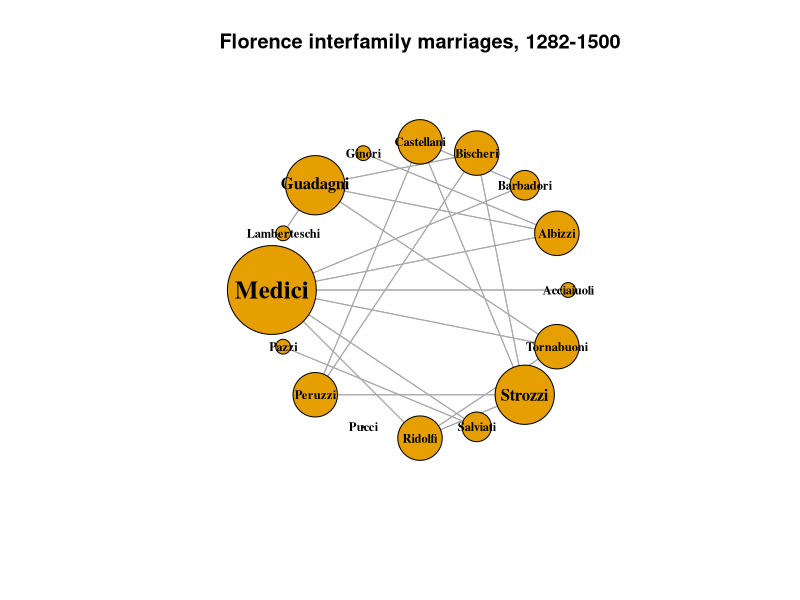
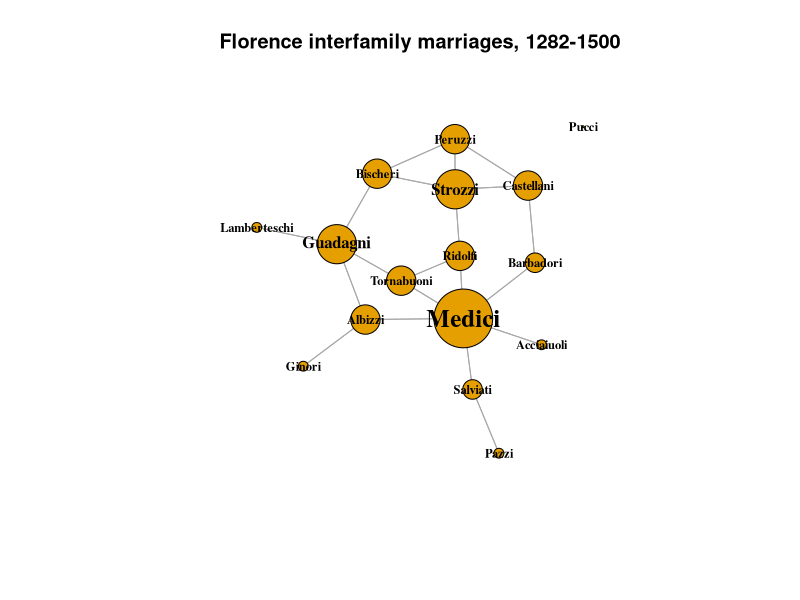

Generate these figures, in order, with R:
## ---- chunk 1
knitr::opts_chunk$set(
	echo = FALSE,
	message = FALSE,
	warning = FALSE
)
library(network)
library(igraph)
library(tidyverse)

data(flo)
ntwk.ig <- graph_from_adjacency_matrix(flo)

ntwk.vcount <- vcount(ntwk.ig)
ntwk.ecount <- ecount(ntwk.ig)
ntwk.is_bipartite <- is_bipartite(ntwk.ig)
ntwk.is_directed <- is_directed(ntwk.ig)
ntwk.is_weighted <- is_weighted(ntwk.ig)
ntwk.vertex_attr_names <- vertex_attr_names(ntwk.ig)
ntwk.edge_attr_names <- edge_attr_names(ntwk.ig)
ntwk.names <- V(ntwk.ig)$name
ntwk.dyad_census <- igraph::dyad.census(ntwk.ig)
ntwk.triad_census <- igraph::triad_census(ntwk.ig)
ntwk.global_clustering_coef <- transitivity(ntwk.ig, type = "global")
ntwk.local_avg_clustering_coef <- transitivity(ntwk.ig, type = "average")
ntwk.avg_path_length <- average.path.length(ntwk.ig, directed = T)
ntwk.component_names <- names(igraph::components(ntwk.ig))
ntwk.components_no <- igraph::components(ntwk.ig)$no
ntwk.components_csize <- igraph::components(ntwk.ig)$csize

# distances(ntwk.ig,"Acciaiuoli","Strozzi", weights=NA)

ntwk.graph_density <- graph.density(ntwk.ig)
ntwk.graph_density_noloops <- graph.density(ntwk.ig, loops = TRUE)

ntwk.avg_degree <- igraph::degree(ntwk.ig)

# Get the degree info and make the data frame

ntwk.nodes <- data.frame(
  name = V(ntwk.ig)$name, 
  degree = igraph::degree(ntwk.ig),
  indegrees = igraph::degree(ntwk.ig, mode = "in", loops = FALSE),
  outdegrees = igraph::degree(ntwk.ig, mode = "out", loops = FALSE)
  )
# ntwk.nodes[ntwk.nodes$name %in% c("Medici", "Strozzi"),]

# Get degree centralization

ntwk.indegree_centralization <- centr_degree(ntwk.ig, loops = FALSE, mode = "in")$centralization
ntwk.outdegree_centralization <- centr_degree(ntwk.ig, loops = FALSE, mode = "out")$centralization
ntwk.total_centralization <- centr_degree(ntwk.ig, loops = FALSE, mode = "total")$centralization
## ---- chunk 2
ntwk.nodes[,c("degree", "indegrees", "outdegrees")]
## ---- chunk 3
V(ntwk.ig)$size <- ntwk.nodes[,"degree"] * 5
V(ntwk.ig)$label.cex <- ntwk.nodes[,"degree"] / 8
V(ntwk.ig)$label.cex <- pmax(V(ntwk.ig)$label.cex, 0.75)

plot(ntwk.ig, layout = layout_in_circle(ntwk.ig), edge.arrow.mode = 0, vertex.label.color="black", vertex.shape = "circle", vertex.label.font = 2, main = "Florence interfamily marriages, 1282-1500")
## ---- chunk 4
set.seed(1235)
V(ntwk.ig)$size <- ntwk.nodes[,"degree"] * 3
plot(ntwk.ig, layout = layout_components(ntwk.ig), edge.arrow.mode = 0, vertex.label.color="black", vertex.shape = "circle", vertex.label.font = 2, main = "Florence interfamily marriages, 1282-1500")
